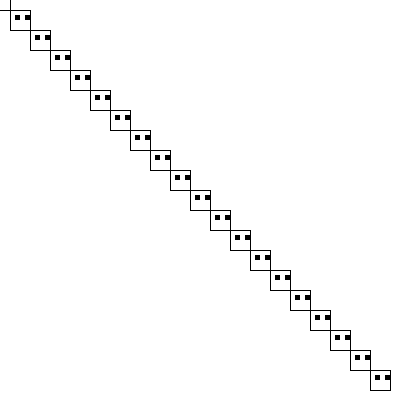
Frame 1 (no input)
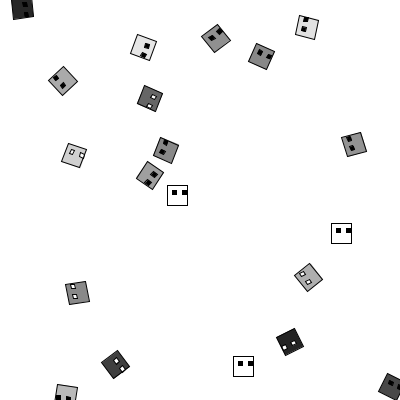
Frame 60 (the mouse pressed at the canvas centre just before this capture)
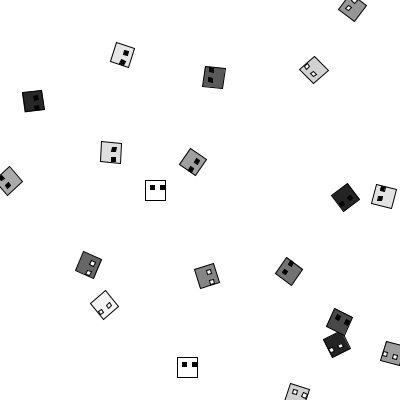
Frame 120 (the mouse held since frame 60 and released just before this capture)

The Processing sketch that drew these frames (run headless with seeded random() and noise(); from frame 60 on, the mouse is pressed at the canvas centre):

// Processing sketch: processing_86450
// ── processing_86450.pde

int n = 20;
Ball[] b = new Ball[n];
int[] a = new int[n];
boolean laughOrNot=true;

void setup()
{
  size(400, 400);
  smooth();
  for (int i=0; i<n; i++)
  {
    b[i] = new Ball(i*20, i*20, 20);
  }
}

void draw()
{
  background(255);
  for (int i=0; i<n; i++)
  { 
    b[i].display();
    b[i].vibrate();
  }
  
  for (int i=0; i<n; i++)
  {
    
    for (int j=0; j<n; j++)
    {
      if (i != j && b[i].isOverlap(b[j]))
      {
        b[i].c = random(1,10)*25.5;
        b[i].d= random(1,10)*25.5;
        b[i].e=random(1,10)*25.5;
        b[i].apart(b[j]);
        b[i].laugh = !b[i].laugh;
        b[i].angle = random(PI*2);
      }
    }
  }
}



class Ball
{
  float x, y, s, c, sx, sy, d, e;
  float angle;
  boolean laugh;

  Ball(float _x, float _y, float _s)
  {
    x = _x;
    y = _y;
    s = _s;
    sx = random(-2, 2);
    sy = random(-2, 2);
    c = 255;
    d=255;
    e=255;
    laugh = false;
  }

  void display()
  {
    fill(c);
    pushMatrix();
    translate(x, y);
    rotate(angle);
    rect(-s/2, -s/2, s, s);


    fill(255);
    if (laugh==false) {
      fill(0);
    rect(s/4-s/2, s/4-s/2, 4, 4);
    rect(s*3/4-s/2, s/4-s/2, 4, 4);
    }
    if (laugh==true) {
       fill(255);
    rect(s/4-s/2, s/4-s/2, 4, 4);
    rect(s*3/4-s/2, s/4-s/2, 4, 4);
    }


//
//    fill(0);
//    rect(s/4-s/2, s/4-s/2, 4, 4);
//    rect(s*3/4-s/2, s/4-s/2, 4, 4);
    
    popMatrix();
  }

  void vibrate()
  {
    x += sx;
    y += sy;
    if (x < 0 || x > width) sx *= random(-1.2, -0.8);
    if (y < 0 || y > height) sy *= random(-1.2, -0.8);
    x = constrain(x, 0, width);
    y = constrain(y, 0, height);
  }

  boolean isOverlap(Ball b)
  {
    float d = dist(x, y, b.x, b.y);
    if (d < (s + b.s) / 2)
      return true;
    else
      return false;
  }

  void apart(Ball b)
  {
    float dx = x - b.x;
    float dy = y - b.y;
    sx += dx / 4;
    sy += dy / 4;
    sx = constrain(sx, -4, 4);
    sy = constrain(sy, -4, 4);
  }
}
